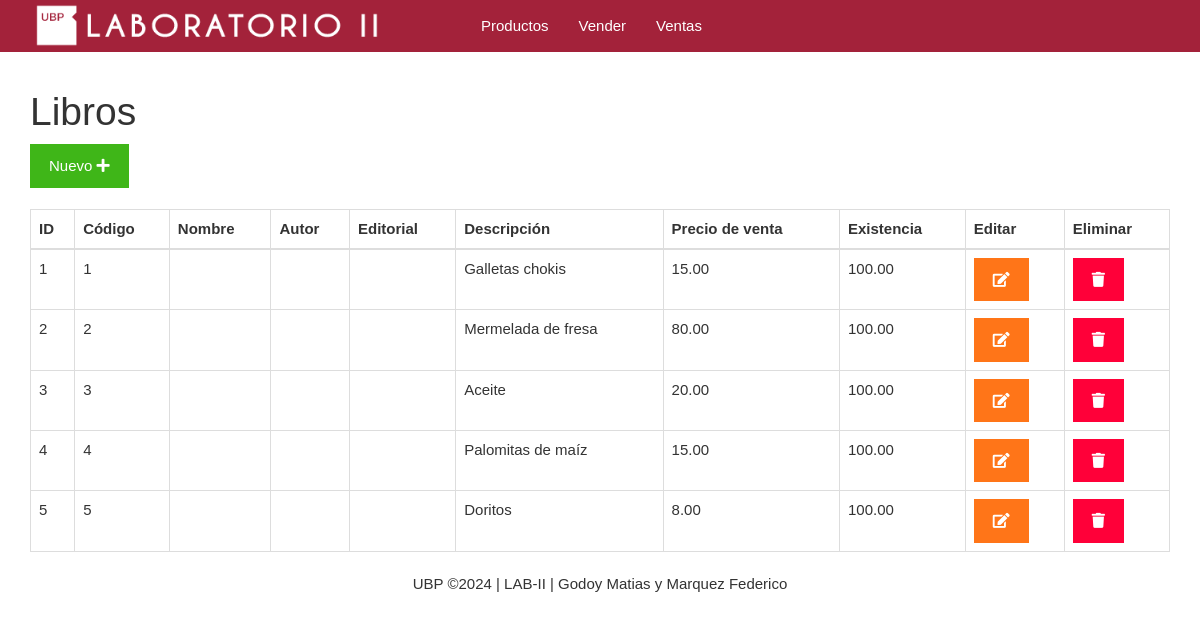
The app's page /listar.php with its own data.
### tables this page shows
CREATE TABLE productos(
	id BIGINT UNSIGNED NOT NULL AUTO_INCREMENT,
	codigo VARCHAR(255) NOT NULL,
	descripcion VARCHAR(255) NOT NULL,
	precioVenta DECIMAL(5, 2) NOT NULL,
	precioCompra DECIMAL(5, 2) NOT NULL,
	existencia DECIMAL(5, 2) NOT NULL,
	PRIMARY KEY(id)
);

### listar.php (the view)
<?php include_once "encabezado.php" ?>
<?php
include_once "base_de_datos.php";
$sentencia = $base_de_datos->query("SELECT * FROM productos;");
$productos = $sentencia->fetchAll(PDO::FETCH_OBJ);
?>
	<div class="col-xs-12">
		<h1>Libros</h1>
		<div>
			<a class="btn btn-success" href="./formulario.php">Nuevo <i class="fa fa-plus"></i></a>
		</div>
		<br>
		<table class="table table-bordered">
			<thead>
				<tr>
					<th>ID</th>
					<th>Código</th>
					<th>Nombre</th>
					<th>Autor</th>
					<th>Editorial</th>
					<th>Descripción</th>
					<th>Precio de venta</th>
					<th>Existencia</th>
					<th>Editar</th>
					<th>Eliminar</th>
				</tr>
			</thead>
			<tbody>
				<?php foreach($productos as $producto){ ?>
				<tr>
					<td><?php echo $producto->id ?></td>
					<td><?php echo $producto->codigo ?></td>
					<td><?php echo $producto->nombre ?></td>
					<td><?php echo $producto->autor ?></td>
					<td><?php echo $producto->editorial ?></td>
					<td><?php echo $producto->descripcion ?></td>
					<td><?php echo $producto->precioVenta ?></td>
					<td><?php echo $producto->existencia ?></td>
					<td><a class="btn btn-warning" href="<?php echo "editar.php?id=" . $producto->id?>"><i class="fa fa-edit"></i></a></td>
					<td><a class="btn btn-danger" href="<?php echo "eliminar.php?id=" . $producto->id?>"><i class="fa fa-trash"></i></a></td>
				</tr>
				<?php } ?>
			</tbody>
		</table>
	</div>
<?php include_once "pie.php" ?>

### encabezado.php (shortened to what this page needs)
<!DOCTYPE html>
<html lang="es">
<head>
	<link rel="stylesheet" href="./css/all.min.css">
	<link rel="stylesheet" href="./css/2.css">
	<link rel="stylesheet" href="./css/estilo.css">
	<link rel="stylesheet" href="https://pro.fontawesome.com/releases/v5.10.0/css/all.css"/>
</head>
<body>
	<nav class="navbar navbar-inverse navbar-fixed-top">
		<div class="container">
			<div class="navbar-header">
				<a class="logo" href="#inicio"><img src="./imagenes/logo-ubp.png" alt="Facultad logotipo" style="max-width:80%;width:auto;height:auto;"></a>
			</div>
			<div id="navbar" class="collapse navbar-collapse">
				<ul class="nav navbar-nav">
					<li><a href="./listar.php">Productos</a></li>
					<li><a href="./vender.php">Vender</a></li>
					<li><a href="./ventas.php">Ventas</a></li>
				</ul>
			</div>
		</div>
	</nav>
	<div class="container">
		<div class="row">

### pie.php (shortened to what this page needs)
		</div>
		<footer class="ftco-footer ftco-bg-dark ftco-section">
        <div class="row">
          <div class="col-md-12 text-center">
            <p>
  UBP &copy;<script>document.write(new Date().getFullYear());</script> | LAB-II | Godoy Matias y Marquez Federico</a>
  </p>
          </div>
        </div>
      </div>
</body>
</html>

### css/estilo.css (style rules this page uses)
body { padding-top: 70px; }

### records on screen
productos: id "1", codigo "1", descripcion "Galletas chokis", precioVenta "15.00", existencia "100.00"
productos: id "2", codigo "2", descripcion "Mermelada de fresa", precioVenta "80.00", existencia "100.00"
productos: id "3", codigo "3", descripcion "Aceite", precioVenta "20.00", existencia "100.00"
productos: id "4", codigo "4", descripcion "Palomitas de maíz", precioVenta "15.00", existencia "100.00"
productos: id "5", codigo "5", descripcion "Doritos", precioVenta "8.00", existencia "100.00"
